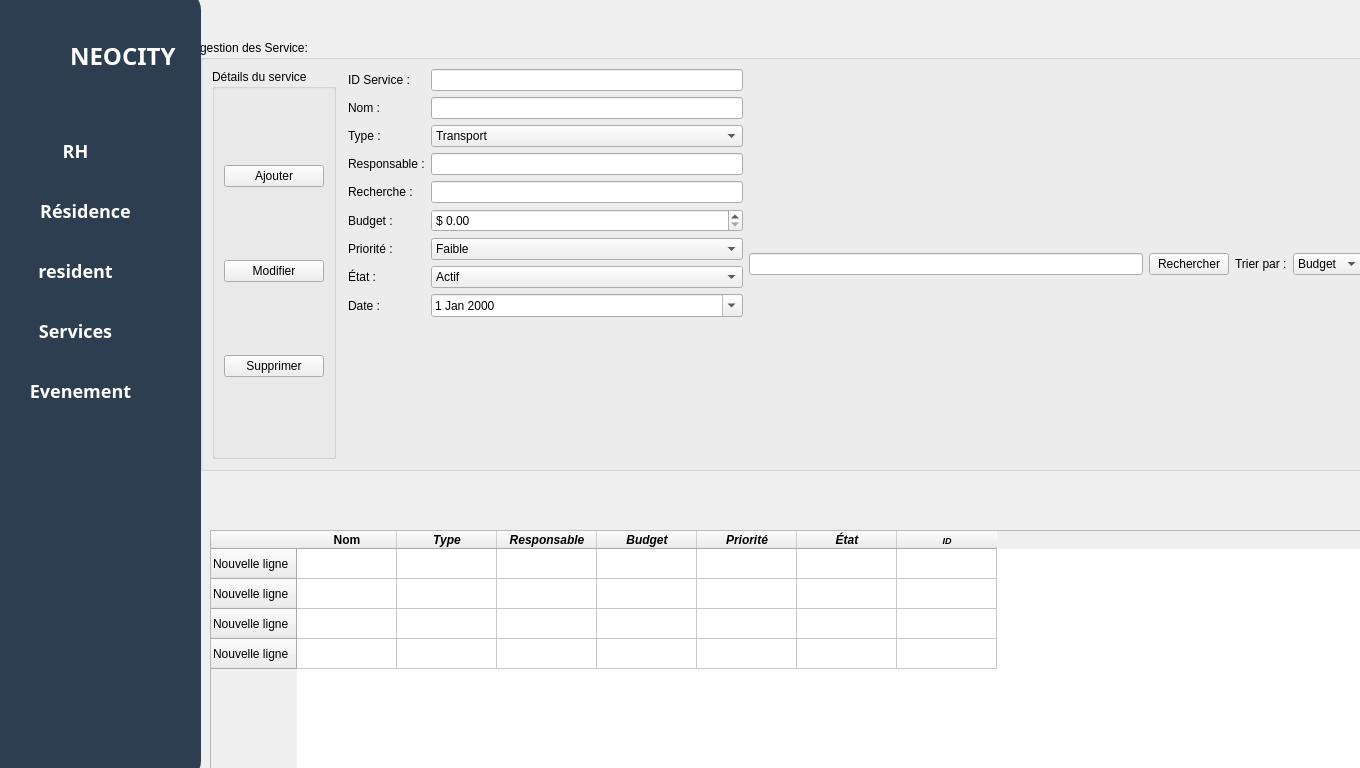
<?xml version="1.0" encoding="UTF-8"?>
<ui version="4.0">
 <class>service</class>
 <widget class="QWidget" name="service">
  <property name="geometry">
   <rect>
    <x>0</x>
    <y>0</y>
    <width>1360</width>
    <height>768</height>
   </rect>
  </property>
  <property name="windowTitle">
   <string>service</string>
  </property>
  <widget class="QGroupBox" name="groupSearch">
   <property name="geometry">
    <rect>
     <x>200</x>
     <y>40</y>
     <width>1261</width>
     <height>431</height>
    </rect>
   </property>
   <property name="minimumSize">
    <size>
     <width>220</width>
     <height>220</height>
    </size>
   </property>
   <property name="styleSheet">
    <string notr="true">font: 10pt &quot;Segoe UI&quot;;

</string>
   </property>
   <property name="title">
    <string>gestion des Service:</string>
   </property>
   <layout class="QHBoxLayout" name="horizontalLayout">
    <item>
     <widget class="QGroupBox" name="groupDetails">
      <property name="title">
       <string>Détails du service</string>
      </property>
      <layout class="QHBoxLayout" name="horizontalLayout_2">
       <item>
        <layout class="QVBoxLayout" name="verticalLayoutButtons">
         <item>
          <widget class="QPushButton" name="btn_add">
           <property name="text">
            <string>Ajouter</string>
           </property>
          </widget>
         </item>
         <item>
          <widget class="QPushButton" name="btn_modify">
           <property name="text">
            <string>Modifier</string>
           </property>
          </widget>
         </item>
         <item>
          <widget class="QPushButton" name="btn_delete">
           <property name="text">
            <string>Supprimer</string>
           </property>
          </widget>
         </item>
        </layout>
       </item>
      </layout>
     </widget>
    </item>
    <item>
     <widget class="QFrame" name="frame">
      <property name="frameShape">
       <enum>QFrame::Shape::StyledPanel</enum>
      </property>
      <property name="frameShadow">
       <enum>QFrame::Shadow::Raised</enum>
      </property>
     </widget>
    </item>
    <item>
     <layout class="QFormLayout" name="formLayout">
      <item row="0" column="0">
       <widget class="QLabel" name="label_id">
        <property name="text">
         <string>ID Service :</string>
        </property>
       </widget>
      </item>
      <item row="0" column="1">
       <widget class="QLineEdit" name="lineEdit_id">
        <property name="readOnly">
         <bool>true</bool>
        </property>
       </widget>
      </item>
      <item row="1" column="0">
       <widget class="QLabel" name="label_name">
        <property name="text">
         <string>Nom :</string>
        </property>
       </widget>
      </item>
      <item row="1" column="1">
       <widget class="QLineEdit" name="lineEdit_name"/>
      </item>
      <item row="4" column="0">
       <widget class="QLabel" name="label_resp">
        <property name="text">
         <string>Responsable :</string>
        </property>
       </widget>
      </item>
      <item row="4" column="1">
       <widget class="QLineEdit" name="lineEdit_responsable"/>
      </item>
      <item row="5" column="0">
       <widget class="QLabel" name="label_search">
        <property name="text">
         <string>Recherche :</string>
        </property>
       </widget>
      </item>
      <item row="5" column="1">
       <widget class="QLineEdit" name="lineEdit"/>
      </item>
      <item row="7" column="0">
       <widget class="QLabel" name="label_budget">
        <property name="text">
         <string>Budget :</string>
        </property>
       </widget>
      </item>
      <item row="7" column="1">
       <widget class="QDoubleSpinBox" name="spin_budget">
        <property name="prefix">
         <string>$ </string>
        </property>
        <property name="maximum">
         <double>100000000.000000000000000</double>
        </property>
       </widget>
      </item>
      <item row="8" column="0">
       <widget class="QLabel" name="label_priority">
        <property name="text">
         <string>Priorité :</string>
        </property>
       </widget>
      </item>
      <item row="8" column="1">
       <widget class="QComboBox" name="combo_priority">
        <item>
         <property name="text">
          <string>Faible</string>
         </property>
        </item>
        <item>
         <property name="text">
          <string>Moyen</string>
         </property>
        </item>
        <item>
         <property name="text">
          <string>Élevé</string>
         </property>
        </item>
       </widget>
      </item>
      <item row="9" column="0">
       <widget class="QLabel" name="label_state">
        <property name="text">
         <string>État :</string>
        </property>
       </widget>
      </item>
      <item row="9" column="1">
       <widget class="QComboBox" name="combo_state">
        <item>
         <property name="text">
          <string>Actif</string>
         </property>
        </item>
        <item>
         <property name="text">
          <string>En attente</string>
         </property>
        </item>
        <item>
         <property name="text">
          <string>Suspendu</string>
         </property>
        </item>
       </widget>
      </item>
      <item row="10" column="0">
       <widget class="QLabel" name="label_date">
        <property name="text">
         <string>Date :</string>
        </property>
       </widget>
      </item>
      <item row="10" column="1">
       <widget class="QDateEdit" name="dateEdit_date">
        <property name="calendarPopup">
         <bool>true</bool>
        </property>
       </widget>
      </item>
      <item row="2" column="0">
       <widget class="QLabel" name="label_type">
        <property name="text">
         <string>Type :</string>
        </property>
       </widget>
      </item>
      <item row="2" column="1">
       <widget class="QComboBox" name="combo_type">
        <item>
         <property name="text">
          <string>Transport</string>
         </property>
        </item>
        <item>
         <property name="text">
          <string>Propreté</string>
         </property>
        </item>
        <item>
         <property name="text">
          <string>Éclairage</string>
         </property>
        </item>
        <item>
         <property name="text">
          <string>Eau</string>
         </property>
        </item>
        <item>
         <property name="text">
          <string>Santé</string>
         </property>
        </item>
        <item>
         <property name="text">
          <string>Sécurité</string>
         </property>
        </item>
       </widget>
      </item>
     </layout>
    </item>
    <item>
     <widget class="QLineEdit" name="lineEdit_search">
      <property name="autoFillBackground">
       <bool>false</bool>
      </property>
     </widget>
    </item>
    <item>
     <widget class="QPushButton" name="btn_search">
      <property name="text">
       <string>Rechercher</string>
      </property>
     </widget>
    </item>
    <item>
     <widget class="QLabel" name="label_sort">
      <property name="text">
       <string>Trier par :</string>
      </property>
     </widget>
    </item>
    <item>
     <widget class="QComboBox" name="combo_sort">
      <item>
       <property name="text">
        <string>Budget</string>
       </property>
      </item>
      <item>
       <property name="text">
        <string>Priorité</string>
       </property>
      </item>
      <item>
       <property name="text">
        <string>État</string>
       </property>
      </item>
     </widget>
    </item>
    <item>
     <widget class="QPushButton" name="btn_export">
      <property name="text">
       <string>Exporter</string>
      </property>
     </widget>
    </item>
   </layout>
  </widget>
  <widget class="QTableWidget" name="tableServices">
   <property name="geometry">
    <rect>
     <x>210</x>
     <y>530</y>
     <width>1161</width>
     <height>271</height>
    </rect>
   </property>
   <property name="minimumSize">
    <size>
     <width>220</width>
     <height>50</height>
    </size>
   </property>
   <property name="autoFillBackground">
    <bool>true</bool>
   </property>
   <property name="styleSheet">
    <string notr="true">
font: 10pt &quot;Segoe UI&quot;;
</string>
   </property>
   <property name="rowCount">
    <number>4</number>
   </property>
   <property name="columnCount">
    <number>7</number>
   </property>
   <row>
    <property name="text">
     <string>Nouvelle ligne</string>
    </property>
   </row>
   <row>
    <property name="text">
     <string>Nouvelle ligne</string>
    </property>
   </row>
   <row>
    <property name="text">
     <string>Nouvelle ligne</string>
    </property>
   </row>
   <row>
    <property name="text">
     <string>Nouvelle ligne</string>
    </property>
   </row>
   <column>
    <property name="text">
     <string>Nom</string>
    </property>
    <property name="font">
     <font>
      <bold>true</bold>
     </font>
    </property>
    <property name="background">
     <color alpha="0">
      <red>0</red>
      <green>0</green>
      <blue>0</blue>
     </color>
    </property>
   </column>
   <column>
    <property name="text">
     <string>Type</string>
    </property>
    <property name="font">
     <font>
      <italic>true</italic>
      <bold>true</bold>
     </font>
    </property>
    <property name="background">
     <color alpha="0">
      <red>0</red>
      <green>0</green>
      <blue>0</blue>
     </color>
    </property>
   </column>
   <column>
    <property name="text">
     <string>Responsable</string>
    </property>
    <property name="font">
     <font>
      <italic>true</italic>
      <bold>true</bold>
     </font>
    </property>
    <property name="background">
     <color alpha="0">
      <red>0</red>
      <green>0</green>
      <blue>0</blue>
     </color>
    </property>
   </column>
   <column>
    <property name="text">
     <string>Budget</string>
    </property>
    <property name="font">
     <font>
      <italic>true</italic>
      <bold>true</bold>
     </font>
    </property>
    <property name="background">
     <color alpha="0">
      <red>0</red>
      <green>0</green>
      <blue>0</blue>
     </color>
    </property>
   </column>
   <column>
    <property name="text">
     <string>Priorité</string>
    </property>
    <property name="font">
     <font>
      <italic>true</italic>
      <bold>true</bold>
     </font>
    </property>
    <property name="background">
     <color alpha="0">
      <red>0</red>
      <green>0</green>
      <blue>0</blue>
     </color>
    </property>
   </column>
   <column>
    <property name="text">
     <string>État</string>
    </property>
    <property name="font">
     <font>
      <italic>true</italic>
      <bold>true</bold>
     </font>
    </property>
    <property name="background">
     <color alpha="0">
      <red>0</red>
      <green>0</green>
      <blue>0</blue>
     </color>
    </property>
   </column>
   <column>
    <property name="text">
     <string>ID</string>
    </property>
    <property name="font">
     <font>
      <pointsize>7</pointsize>
      <italic>true</italic>
      <bold>true</bold>
      <underline>false</underline>
     </font>
    </property>
    <property name="background">
     <color alpha="0">
      <red>0</red>
      <green>0</green>
      <blue>0</blue>
     </color>
    </property>
   </column>
  </widget>
  <widget class="QFrame" name="frame_2">
   <property name="geometry">
    <rect>
     <x>-10</x>
     <y>-10</y>
     <width>211</width>
     <height>791</height>
    </rect>
   </property>
   <property name="styleSheet">
    <string notr="true">QFrame {
 border-radius: 20px;
background-color : #2C3E50;
}</string>
   </property>
   <property name="frameShape">
    <enum>QFrame::Shape::StyledPanel</enum>
   </property>
   <property name="frameShadow">
    <enum>QFrame::Shadow::Raised</enum>
   </property>
   <widget class="QLabel" name="label_16">
    <property name="geometry">
     <rect>
      <x>80</x>
      <y>50</y>
      <width>121</width>
      <height>31</height>
     </rect>
    </property>
    <property name="font">
     <font>
      <family>Bahnschrift</family>
      <pointsize>18</pointsize>
      <bold>true</bold>
     </font>
    </property>
    <property name="styleSheet">
     <string notr="true">color: rgb(255, 255, 255);</string>
    </property>
    <property name="text">
     <string>NEOCITY</string>
    </property>
   </widget>
   <widget class="QPushButton" name="pushButton">
    <property name="geometry">
     <rect>
      <x>20</x>
      <y>130</y>
      <width>131</width>
      <height>61</height>
     </rect>
    </property>
    <property name="font">
     <font>
      <family>Bahnschrift</family>
      <pointsize>-1</pointsize>
      <bold>true</bold>
     </font>
    </property>
    <property name="styleSheet">
     <string notr="true">QPushButton {
    background-color: #2C3E50;
    color: white;
    border-radius: 8px;
    padding: 10px;
    font-size: 18px;
}
QPushButton:hover {
    background-color: #1E5BB8;
}
QPushButton:pressed {
    background-color: #FFFFFF;
}</string>
    </property>
    <property name="text">
     <string>RH</string>
    </property>
   </widget>
   <widget class="QPushButton" name="pushButton_5">
    <property name="geometry">
     <rect>
      <x>10</x>
      <y>190</y>
      <width>171</width>
      <height>61</height>
     </rect>
    </property>
    <property name="font">
     <font>
      <family>Bahnschrift</family>
      <pointsize>-1</pointsize>
      <bold>true</bold>
     </font>
    </property>
    <property name="styleSheet">
     <string notr="true">QPushButton {
    background-color: #2C3E50;
    color: white;
    border-radius: 8px;
    padding: 10px;
    font-size: 18px;
}
QPushButton:hover {
    background-color: #1E5BB8;
}
QPushButton:pressed {
    background-color: #FFFFFF;
}</string>
    </property>
    <property name="text">
     <string>Résidence</string>
    </property>
   </widget>
   <widget class="QPushButton" name="pushButton_7">
    <property name="geometry">
     <rect>
      <x>0</x>
      <y>250</y>
      <width>171</width>
      <height>61</height>
     </rect>
    </property>
    <property name="font">
     <font>
      <family>Bahnschrift</family>
      <pointsize>-1</pointsize>
      <bold>true</bold>
     </font>
    </property>
    <property name="styleSheet">
     <string notr="true">QPushButton {
    background-color: #2C3E50;
    color: white;
    border-radius: 8px;
    padding: 10px;
    font-size: 18px;
}
QPushButton:hover {
    background-color: #1E5BB8;
}
QPushButton:pressed {
    background-color: #FFFFFF;
}</string>
    </property>
    <property name="text">
     <string>resident</string>
    </property>
   </widget>
   <widget class="QPushButton" name="pushButton_8">
    <property name="geometry">
     <rect>
      <x>0</x>
      <y>370</y>
      <width>181</width>
      <height>61</height>
     </rect>
    </property>
    <property name="font">
     <font>
      <family>Bahnschrift</family>
      <pointsize>-1</pointsize>
      <bold>true</bold>
     </font>
    </property>
    <property name="styleSheet">
     <string notr="true">QPushButton {
    background-color: #2C3E50;
    color: white;
    border-radius: 8px;
    padding: 10px;
    font-size: 18px;
}
QPushButton:hover {
    background-color: #1E5BB8;
}
QPushButton:pressed {
    background-color: #FFFFFF;
}</string>
    </property>
    <property name="text">
     <string>Evenement</string>
    </property>
   </widget>
   <widget class="QPushButton" name="pushButton_10">
    <property name="geometry">
     <rect>
      <x>0</x>
      <y>310</y>
      <width>171</width>
      <height>61</height>
     </rect>
    </property>
    <property name="font">
     <font>
      <family>Bahnschrift</family>
      <pointsize>-1</pointsize>
      <bold>true</bold>
     </font>
    </property>
    <property name="styleSheet">
     <string notr="true">QPushButton {
    background-color: #2C3E50;
    color: white;
    border-radius: 8px;
    padding: 10px;
    font-size: 18px;
}
QPushButton:hover {
    background-color: #1E5BB8;
}
QPushButton:pressed {
    background-color: #FFFFFF;
}</string>
    </property>
    <property name="text">
     <string>Services</string>
    </property>
   </widget>
   <widget class="QLabel" name="label">
    <property name="geometry">
     <rect>
      <x>10</x>
      <y>40</y>
      <width>63</width>
      <height>51</height>
     </rect>
    </property>
    <property name="styleSheet">
     <string notr="true">border-image: url(:/img/cropped_circle_image.png);</string>
    </property>
    <property name="text">
     <string/>
    </property>
    <property name="scaledContents">
     <bool>true</bool>
    </property>
   </widget>
  </widget>
 </widget>
 <resources/>
 <connections/>
</ui>
